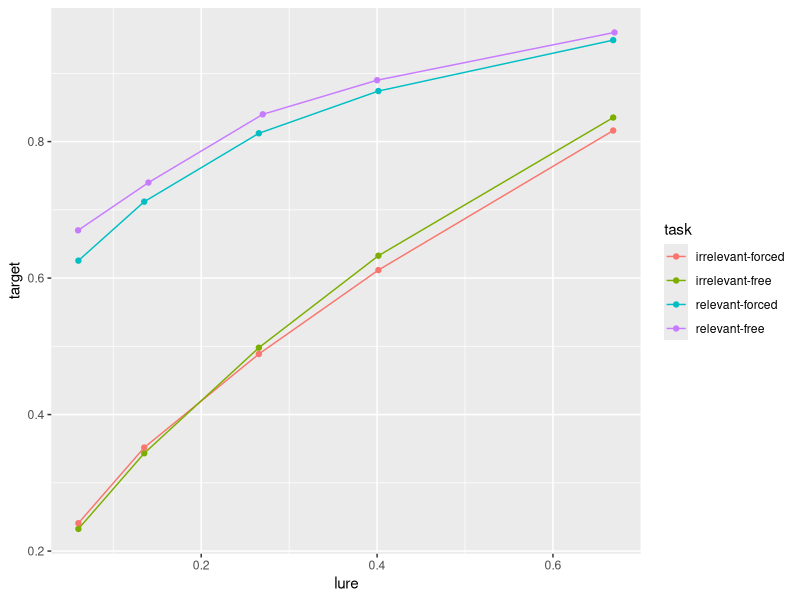

Generate this figure with R:
library(tidyverse)
#library(haven)

data_katja <- function(){
  set.seed(5)
  N <- 100
  df = as_tibble(c(data.frame(
    id = as_factor(str_pad(1:(N),2, pad="0")),
    factor_A = as_factor(c(rep('Frau', N/2), rep('Mann', N/2))),
    AV1 = sample(1:7, N, replace = TRUE),
    AV2 = sample(1:7, N, replace = TRUE),
    AV3 = sample(1:7, N, replace = TRUE)))) %>%
    pivot_longer(., AV1:AV3, names_to = 'factor_B', values_to = 'score') %>%
    mutate(factor_B = as_factor(factor_B))
}

data_sofia <- function(){
  set.seed(5)
  N <- 100
  df = as_tibble(c(data.frame(
    id = as_factor(str_pad(1:(N),2, pad="0")),
    factor_A = as_factor(c(rep('rp+', N/2), rep('rp-', N/2))),
    factor_B = as_factor(rep(c('0m', '4h', '24h', '7d'), N/4)),
    factor_C = as_factor(c(rep('nrp', N))),
    score    = runif(N, 40, 90))))
}

data_anushe <- function(){
  set.seed(5)
  N <- 20*3*4
    df = as_tibble(c(data.frame(
      id = as_factor(str_pad(1:(N),2, pad="0")),
      factor_A = as_factor(rep(c('A', 'B', 'C'),each = N/3)),
      factor_B = as_factor(rep(c('pre', 't1', 't2', 't3'), N/4)),
      AV1 = runif(N/3/4, 1, 3) + rep(c(0,1,2), each=N/3)))) 
}

data_marina <- function(){
  read_csv2('Froeber2025.csv') %>%
    pivot_longer(., SureTarget:SureLure, 
                 names_to = 'criterionValue', 
                 values_to = 'score') %>%
    pivot_wider(., names_from=type, values_from = score) %>%
    filter(criterionValue != "SureLure")
}
  
## Marina
data = data_marina()
ggplot(data, aes(x = lure, y = target, color = task)) + 
  geom_point() + 
  geom_line()



